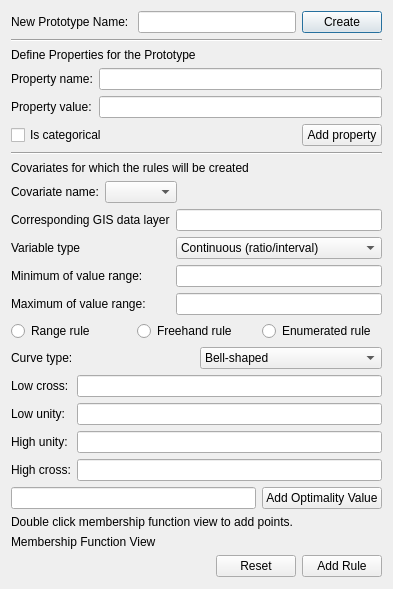
<?xml version="1.0" encoding="UTF-8"?>
<ui version="4.0">
 <class>AddRule</class>
 <widget class="QDialog" name="AddRule">
  <property name="geometry">
   <rect>
    <x>0</x>
    <y>0</y>
    <width>393</width>
    <height>589</height>
   </rect>
  </property>
  <property name="windowTitle">
   <string>Create rules for prototype</string>
  </property>
  <layout class="QVBoxLayout" name="verticalLayout">
   <item>
    <layout class="QHBoxLayout" name="horizontalLayout_2">
     <item>
      <widget class="QLabel" name="label_prototype">
       <property name="text">
        <string>New Prototype Name: </string>
       </property>
      </widget>
     </item>
     <item>
      <widget class="QLineEdit" name="lineEdit_prototype"/>
     </item>
     <item>
      <widget class="QPushButton" name="btn_create">
       <property name="text">
        <string>Create</string>
       </property>
      </widget>
     </item>
    </layout>
   </item>
   <item>
    <widget class="Line" name="line">
     <property name="orientation">
      <enum>Qt::Horizontal</enum>
     </property>
    </widget>
   </item>
   <item>
    <widget class="QLabel" name="label_add_property">
     <property name="text">
      <string>Define Properties for the Prototype</string>
     </property>
    </widget>
   </item>
   <item>
    <layout class="QFormLayout" name="formLayout_4">
     <item row="0" column="0">
      <widget class="QLabel" name="label_prop_name">
       <property name="text">
        <string>Property name:</string>
       </property>
      </widget>
     </item>
     <item row="0" column="1">
      <widget class="QLineEdit" name="lineEdit_prop_name"/>
     </item>
     <item row="1" column="0">
      <widget class="QLabel" name="label_prop_val">
       <property name="text">
        <string>Property value:</string>
       </property>
      </widget>
     </item>
     <item row="1" column="1">
      <widget class="QLineEdit" name="lineEdit_prop_val"/>
     </item>
    </layout>
   </item>
   <item>
    <layout class="QHBoxLayout" name="horizontalLayout">
     <item>
      <widget class="QCheckBox" name="checkBox_datatype_category">
       <property name="text">
        <string>Is categorical</string>
       </property>
      </widget>
     </item>
     <item>
      <spacer name="horizontalSpacer">
       <property name="orientation">
        <enum>Qt::Horizontal</enum>
       </property>
       <property name="sizeHint" stdset="0">
        <size>
         <width>40</width>
         <height>20</height>
        </size>
       </property>
      </spacer>
     </item>
     <item>
      <widget class="QPushButton" name="btn_add_prop">
       <property name="text">
        <string>Add property</string>
       </property>
      </widget>
     </item>
    </layout>
   </item>
   <item>
    <widget class="Line" name="line_2">
     <property name="orientation">
      <enum>Qt::Horizontal</enum>
     </property>
    </widget>
   </item>
   <item>
    <widget class="QLabel" name="label_add_rule">
     <property name="text">
      <string>Covariates for which the rules will be created</string>
     </property>
    </widget>
   </item>
   <item>
    <layout class="QHBoxLayout" name="horizontalLayout_8">
     <item>
      <widget class="QLabel" name="label_cov">
       <property name="text">
        <string>Covariate name:</string>
       </property>
      </widget>
     </item>
     <item>
      <widget class="QComboBox" name="comboBox_cov"/>
     </item>
     <item>
      <spacer name="horizontalSpacer_2">
       <property name="orientation">
        <enum>Qt::Horizontal</enum>
       </property>
       <property name="sizeHint" stdset="0">
        <size>
         <width>40</width>
         <height>20</height>
        </size>
       </property>
      </spacer>
     </item>
    </layout>
   </item>
   <item>
    <layout class="QFormLayout" name="formLayout">
     <item row="0" column="0">
      <widget class="QLabel" name="label">
       <property name="text">
        <string>Corresponding GIS data layer</string>
       </property>
      </widget>
     </item>
     <item row="0" column="1">
      <widget class="QLineEdit" name="lineEdit_filename"/>
     </item>
     <item row="1" column="0">
      <widget class="QLabel" name="label_2">
       <property name="text">
        <string>Variable type</string>
       </property>
      </widget>
     </item>
     <item row="1" column="1">
      <widget class="QComboBox" name="comboBox_datatype">
       <item>
        <property name="text">
         <string>Continuous (ratio/interval)</string>
        </property>
       </item>
       <item>
        <property name="text">
         <string>Categorical (nominal/ordinal)</string>
        </property>
       </item>
      </widget>
     </item>
     <item row="2" column="0">
      <widget class="QLabel" name="label_min_cov">
       <property name="text">
        <string>Minimum of value range:</string>
       </property>
      </widget>
     </item>
     <item row="2" column="1">
      <widget class="QLineEdit" name="lineEdit_min_cov"/>
     </item>
     <item row="3" column="0">
      <widget class="QLabel" name="label_max_cov">
       <property name="text">
        <string>Maximum of value range:</string>
       </property>
      </widget>
     </item>
     <item row="3" column="1">
      <widget class="QLineEdit" name="lineEdit_max_cov"/>
     </item>
    </layout>
   </item>
   <item>
    <layout class="QHBoxLayout" name="horizontalLayout_15">
     <item>
      <widget class="QRadioButton" name="radioButton_range">
       <property name="text">
        <string>Range rule</string>
       </property>
      </widget>
     </item>
     <item>
      <widget class="QRadioButton" name="radioButton_freehand">
       <property name="text">
        <string>Freehand rule</string>
       </property>
      </widget>
     </item>
     <item>
      <widget class="QRadioButton" name="radioButton_enum">
       <property name="text">
        <string>Enumerated rule</string>
       </property>
      </widget>
     </item>
    </layout>
   </item>
   <item>
    <layout class="QHBoxLayout" name="horizontalLayout_7">
     <item>
      <widget class="QLabel" name="label_curve">
       <property name="text">
        <string>Curve type:</string>
       </property>
      </widget>
     </item>
     <item>
      <widget class="QComboBox" name="comboBox_curve">
       <item>
        <property name="text">
         <string>Bell-shaped</string>
        </property>
       </item>
       <item>
        <property name="text">
         <string>S-shaped</string>
        </property>
       </item>
       <item>
        <property name="text">
         <string>Z-shaped</string>
        </property>
       </item>
      </widget>
     </item>
    </layout>
   </item>
   <item>
    <layout class="QFormLayout" name="formLayout_2">
     <item row="0" column="0">
      <widget class="QLabel" name="label_lc">
       <property name="text">
        <string>Low cross:</string>
       </property>
      </widget>
     </item>
     <item row="0" column="1">
      <widget class="QLineEdit" name="lineEdit_lc"/>
     </item>
     <item row="1" column="0">
      <widget class="QLabel" name="label_lu">
       <property name="text">
        <string>Low unity: </string>
       </property>
      </widget>
     </item>
     <item row="1" column="1">
      <widget class="QLineEdit" name="lineEdit_lu"/>
     </item>
     <item row="2" column="0">
      <widget class="QLabel" name="label_hu">
       <property name="text">
        <string>High unity:</string>
       </property>
      </widget>
     </item>
     <item row="2" column="1">
      <widget class="QLineEdit" name="lineEdit_hu"/>
     </item>
     <item row="3" column="0">
      <widget class="QLabel" name="label_hc">
       <property name="text">
        <string>High cross:</string>
       </property>
      </widget>
     </item>
     <item row="3" column="1">
      <widget class="QLineEdit" name="lineEdit_hc"/>
     </item>
    </layout>
   </item>
   <item>
    <layout class="QHBoxLayout" name="horizontalLayout_23">
     <item>
      <widget class="QLineEdit" name="lineEdit_opt_val"/>
     </item>
     <item>
      <widget class="QPushButton" name="btn_add_opt_val">
       <property name="text">
        <string>Add Optimality Value</string>
       </property>
      </widget>
     </item>
    </layout>
   </item>
   <item>
    <widget class="QLabel" name="label_freehand_hint">
     <property name="text">
      <string>Double click membership function view to add points.</string>
     </property>
    </widget>
   </item>
   <item>
    <layout class="QVBoxLayout" name="verticalLayout_2">
     <item>
      <widget class="QLabel" name="label_membership">
       <property name="text">
        <string>Membership Function View</string>
       </property>
      </widget>
     </item>
     <item>
      <layout class="QVBoxLayout" name="layout_graphicsView">
       <property name="sizeConstraint">
        <enum>QLayout::SetMaximumSize</enum>
       </property>
      </layout>
     </item>
    </layout>
   </item>
   <item>
    <layout class="QHBoxLayout" name="horizontalLayout_11">
     <item>
      <spacer name="horizontalSpacer_rule">
       <property name="orientation">
        <enum>Qt::Horizontal</enum>
       </property>
       <property name="sizeHint" stdset="0">
        <size>
         <width>40</width>
         <height>20</height>
        </size>
       </property>
      </spacer>
     </item>
     <item>
      <widget class="QPushButton" name="btn_reset">
       <property name="text">
        <string>Reset</string>
       </property>
      </widget>
     </item>
     <item>
      <widget class="QPushButton" name="btn_add_rule">
       <property name="text">
        <string>Add Rule</string>
       </property>
      </widget>
     </item>
    </layout>
   </item>
   <item>
    <spacer name="verticalSpacer">
     <property name="orientation">
      <enum>Qt::Vertical</enum>
     </property>
     <property name="sizeHint" stdset="0">
      <size>
       <width>20</width>
       <height>40</height>
      </size>
     </property>
    </spacer>
   </item>
  </layout>
 </widget>
 <resources/>
 <connections/>
</ui>
